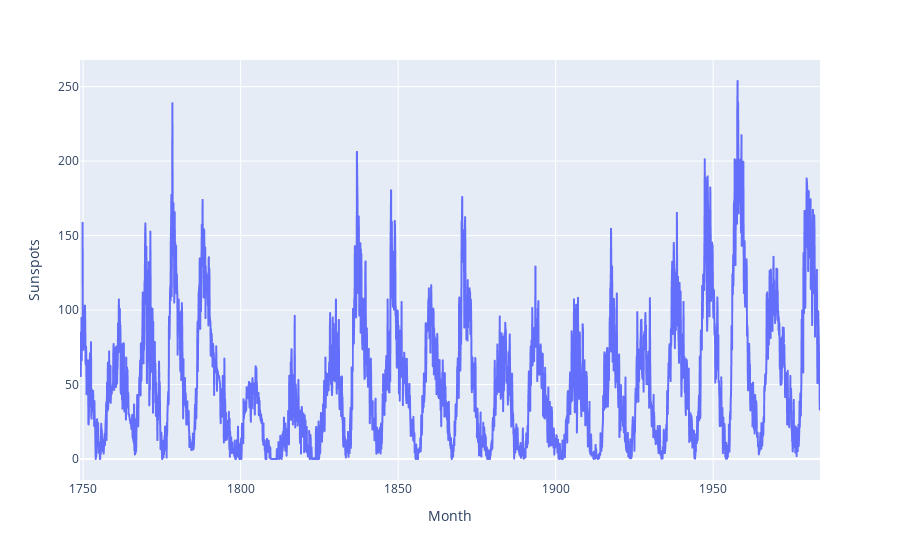

Source (notebook cell):
### Markdown cell above
### Use a line chart to plot the time series.

### Code cell
px.line(data_frame=sun_df, x="Month", y="Sunspots")

### Figure 1 — Plotly figure (JSON) as saved in the notebook; plotly's stock layout.template omitted (floating-point values rounded to 4 significant figures; data arrays with more than 128 entries replaced by an {"elided": "..."} marker saying what was removed)
{"data": [{"hovertemplate": "Month=%{x}<br>Sunspots=%{y}<extra></extra>", "legendgroup": "", "line": {"color": "#636efa", "dash": "solid"}, "mode": "lines", "name": "", "showlegend": false, "type": "scattergl", "x": {"elided": "2820 str values"}, "xaxis": "x", "y": {"elided": "2820 float values"}, "yaxis": "y"}], "layout": {"legend": {"tracegroupgap": 0}, "margin": {"t": 60}, "xaxis": {"anchor": "y", "domain": [0, 1], "title": {"text": "Month"}}, "yaxis": {"anchor": "x", "domain": [0, 1], "title": {"text": "Sunspots"}}}}
